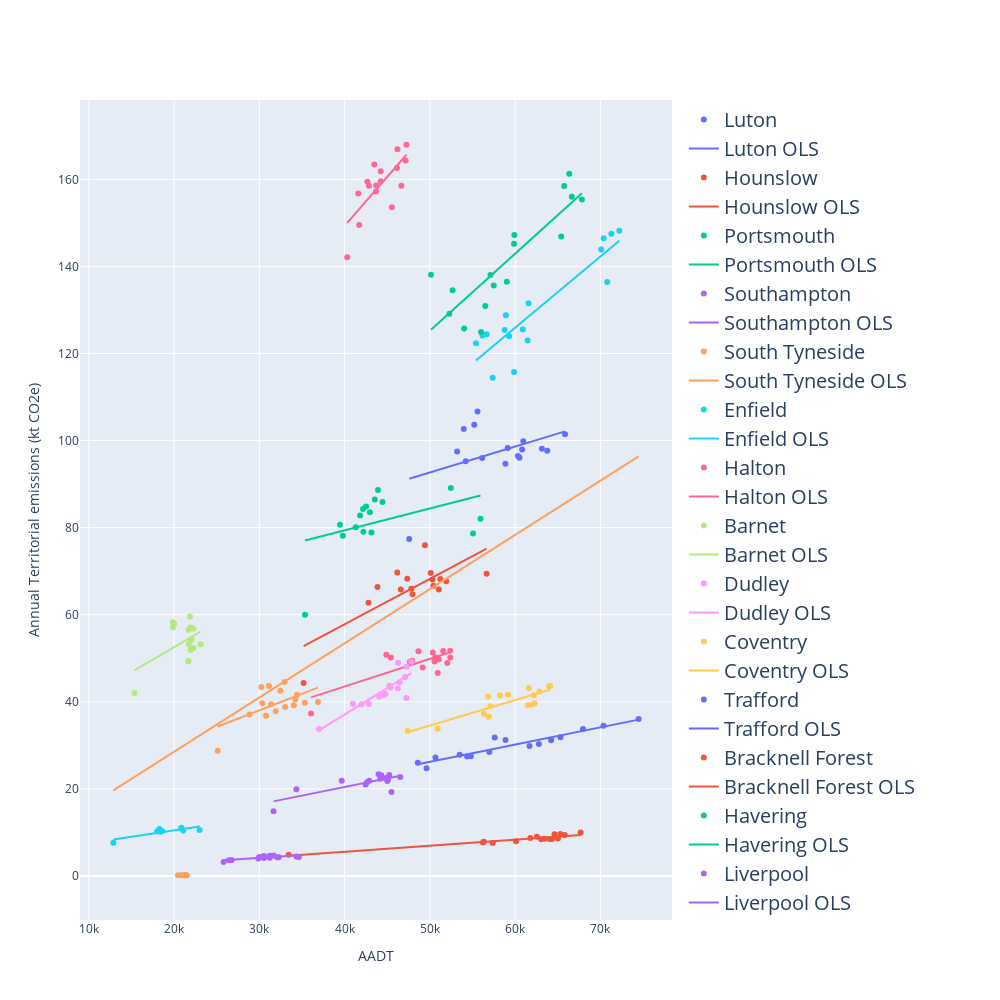

This figure's notebook cell:
### Markdown cell above
### AADT and GHG Emissions

### Code cell
df_ols, df_total = plot_aadt_ghg(merged_dfs_list, show_plot=True)
